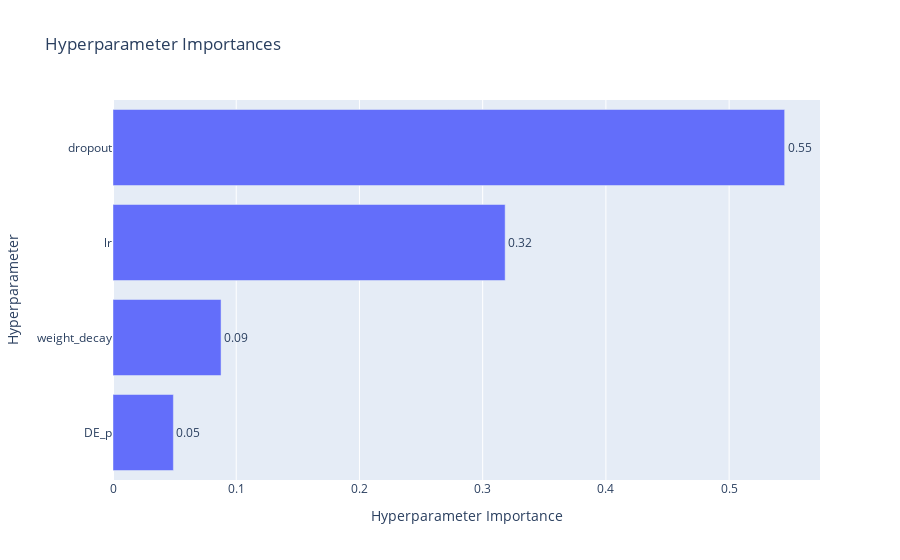

Notebook source saved alongside this figure:
### Code cell
vis.plot_param_importances(study)

### Figure 1 — Plotly figure (JSON) as saved in the notebook; plotly's stock layout.template omitted (floating-point values rounded to 4 significant figures)
{"data": [{"cliponaxis": false, "hovertemplate": ["DE_p (FloatDistribution): 0.049011519660300366<extra></extra>", "weight_decay (FloatDistribution): 0.08768501842066653<extra></extra>", "lr (FloatDistribution): 0.3182394611036147<extra></extra>", "dropout (FloatDistribution): 0.5450640008154184<extra></extra>"], "name": "Objective Value", "orientation": "h", "text": ["0.05", "0.09", "0.32", "0.55"], "textposition": "outside", "type": "bar", "x": [0.04901, 0.08769, 0.3182, 0.5451], "y": ["DE_p", "weight_decay", "lr", "dropout"]}], "layout": {"title": {"text": "Hyperparameter Importances"}, "xaxis": {"title": {"text": "Hyperparameter Importance"}}, "yaxis": {"title": {"text": "Hyperparameter"}}}}
